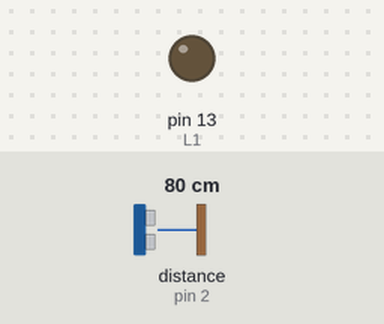
Recording of a sketch running on a simulated Arduino Uno, built with avr-gcc and run on an emulated ATmega328P. On the bench: output pins drawn as LEDs (lit = HIGH). Wiring (inferred from the names in the program): ultrasonic range finder: trigger pin 3; echo pin 2. Inputs (shaded band) come from the test bench; at power-on: distance to the obstacle (sensor on pin 2) 80 cm. The echo pulse lasts 58.3 µs per cm; pins used as bus, display or sensor lines are not drawn.

Above: at 1.2 s.
1.3 s: distance to the obstacle (sensor on pin 2) set to 9 cm
2.8 s: distance to the obstacle (sensor on pin 2) set to 6 cm
At 3.2 s:
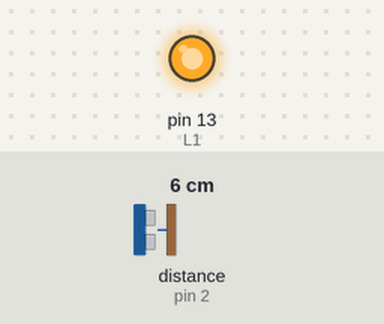
4.3 s: distance to the obstacle (sensor on pin 2) set to 18 cm
At 4.9 s:
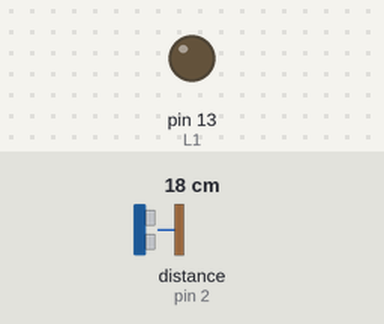
5.9 s: distance to the obstacle (sensor on pin 2) set to 2 cm
At 6.9 s:
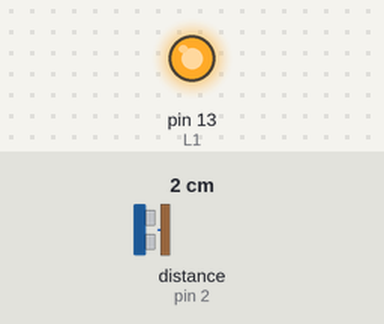
Timing chart, 0 to 8.4 s (numbered marks = the images above; inputs shaded):
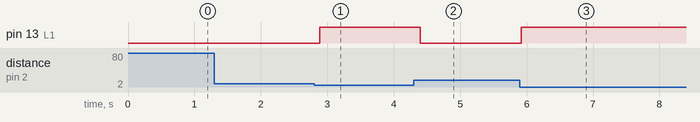

The sketch:

distance-sensor-sample.ino
```cpp
// HC-SR04
// https://www.instructables.com/id/Simple-Arduino-and-HC-SR04-Example/

#define trigPin 3
#define echoPin 2

int L1 = 13; // LED connected to digital pin 4

void setup ()
{
  Serial.begin(9600);
  //
  pinMode(trigPin, OUTPUT);
  pinMode(echoPin, INPUT);

  pinMode(L1, OUTPUT);
}

void loop () {
  //
  long duration, distance;
  digitalWrite(trigPin, LOW);  // Added this line
  delayMicroseconds(2); // Added this line
  digitalWrite(trigPin, HIGH);

  delayMicroseconds(10); // Added this line
  digitalWrite(trigPin, LOW);
  duration = pulseIn(echoPin, HIGH);
  distance = (duration / 2) / 29.1;

  //  Serial.print("distance: ");
  //  Serial.println(distance);
  if (distance <= 6)
  {
    digitalWrite(L1, HIGH); // set the LED on
  }
  else
  {
    digitalWrite(L1, LOW); // set the LED on
  }
  delay(100);
}
```

Measured:
- the behaviour switches between 8 and 7 cm on distance to the obstacle (sensor on pin 2) (found by bisection; images 0 and 1)
- after the input at 1.3 s, every drawn part: stays the same
- after the input at 2.8 s, pin 13 (L1): LOW → HIGH after 0.09 s
- after the input at 4.3 s, pin 13 (L1): HIGH → LOW after 0.10 s
- after the input at 5.9 s, pin 13 (L1): LOW → HIGH at once
